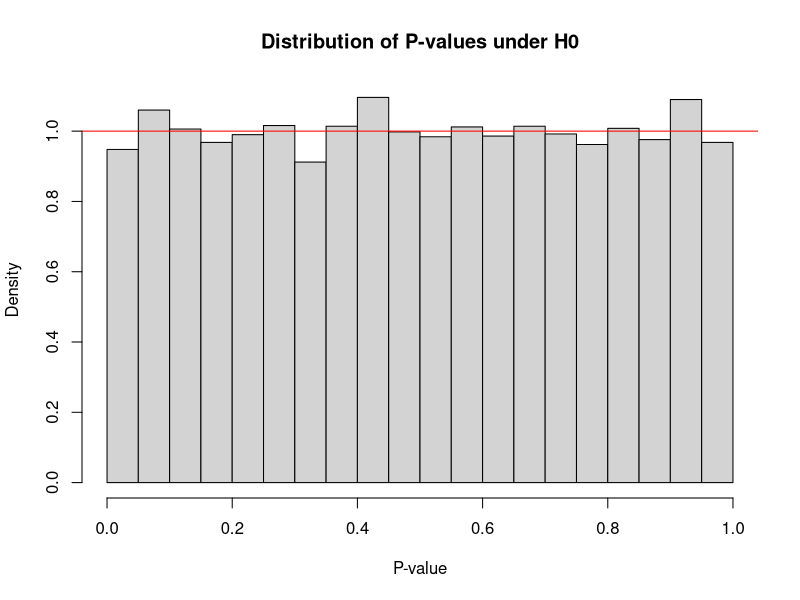

The R script that drew this image:
# Task: Simulate the distribution of p-values under H0 for a one-sided two-sample t-test

# Parameters
n <- 30  # Sample size
mu1 <- 0  # Mean for population 1 under H0
mu2 <- 0  # Mean for population 2 under H0
num_simulations <- 10000  # Number of simulations

# Storage for p-values
p_values <- numeric(num_simulations)

# Simulation
set.seed(123)  # For reproducibility
for (i in 1:num_simulations) {
  # Generate two independent samples
  X <- rnorm(n, mean = mu1, sd = 1)
  Y <- rnorm(n, mean = mu2, sd = 1)
  
  # Perform a one-sided two-sample t-test
  t_test <- t.test(Y, X, alternative = "greater", var.equal = TRUE)
  
  # Store the p-value
  p_values[i] <- t_test$p.value
}

# Plot the distribution of p-values
hist(p_values, breaks = 20, probability = TRUE, 
     main = "Distribution of P-values under H0", 
     xlab = "P-value")
abline(h = 1, col = "red")  # Uniform density line

